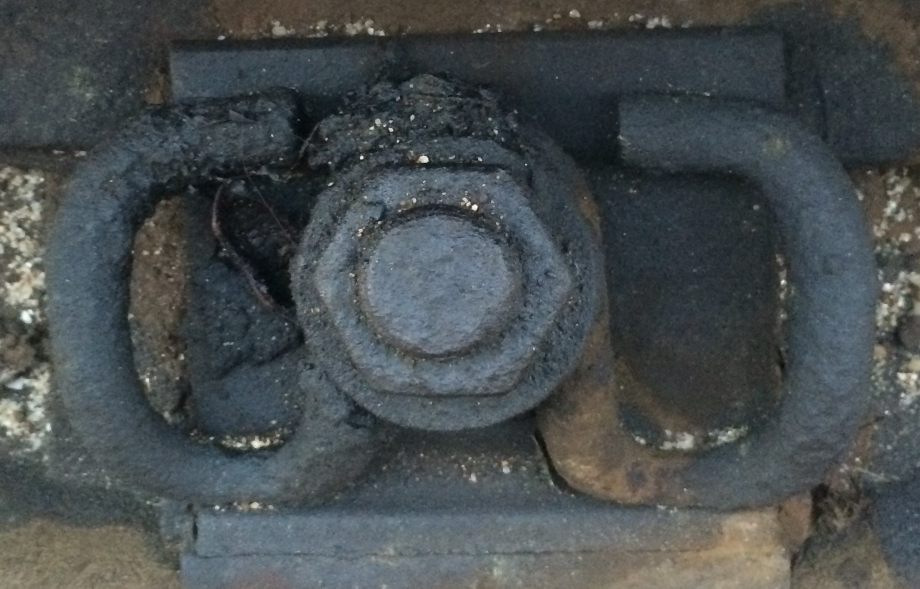
//> input picture 扣件中心提取/pic/kj.jpg, 1840 x 1177 px (shown at 1/2 size)
$ ./HoughCircle_v1   (built with g++ and OpenCV 4)
//> lines starting //> are read from the running program, lines starting //| are printed output that depends on the picture
### 扣件中心提取/Gabor.h
#pragma once
#include<opencv2/opencv.hpp>
using namespace cv;

class Gabor
{
public:
	Gabor();
	~Gabor();
	//void Gabor_kernel(Mat& src, Mat& dst, int size = 5, double theta = 0, double sigma_x = 1, double sigma_y = 3, double x = 0, double y = 0);
	void Gabor_kernel(Mat& src, Mat& dst, double theta = 0, double lamda1 = 3, double gama1 = 0.5, int size = 11, double phi1 = 0, double sigmaRatio = 0.56);
private:
	double x0 = 0;
	double y0 = 0;
	double theta = 0;
	double sigmax = 0.56*5;
	double sigmay =2*sigmax;
	int size = 11;
};

### 扣件中心提取/Gabor.cpp
#include "Gabor.h"
#include <iostream>


Gabor::Gabor()
{
}


Gabor::~Gabor()
{
}

// [82 lines of commented-out code are left out]

void Gabor::Gabor_kernel(Mat& src, Mat& dst, double theta, double lamda1, double gama1, int size, double phi1,  double sigmaRatio)
{
	double x1, y1;
	double lamda = lamda1;
	double phi = phi1;
	double gama = gama1;
	double sigma = sigmaRatio*lamda;
	Mat GaborReal(size, size, CV_32FC1);
	Mat GaborImag(size, size, CV_32FC1);
	double F = 0.2;
	double sumReal = 0;
	double sumImag = 0;

	for (int i = -size / 2; i <= size / 2; i++)
	{
		float * pReal = GaborReal.ptr<float>(i + size / 2);
		float* pImag = GaborImag.ptr<float>(i + size / 2);

		for (int j = -size / 2; j <= size / 2; j++)
		{
			x1 = i*cos(theta) + j*sin(theta);
			y1 = -i*sin(theta) + j*cos(theta);
			double real = exp(-(x1*x1 + gama*gama*y1*y1) / (2 * sigma*sigma))*cos(2 * 3.14159*x1 / lamda + phi);
			//double real = exp(-0.5*((x1*x1 / (sigmax*sigmax)) + (y1*y1 / (sigmay*sigmay)))) / (2 * 3.14159*sigmax*sigmax)*cos(2*3.14159*F*x1);
			double imag = exp(-(x1*x1 + gama*gama*y1*y1) / (2 * sigma*sigma))*sin(2 * 3.14159*x1 / lamda + phi);

			pReal[j + size / 2] = real;// sqrt(real*real + imag*imag);
			pImag[j + size / 2] = imag;// sqrt(real*real + imag*imag);
			sumReal += pReal[j + size / 2];
			sumImag += pImag[j + size / 2];

			//=====一组12个Gabor滤波器
			for (int k = 1; k < 3; k++)
			{
				double deltaA = 3.14159 / 3;
				x1 = i*cos(theta + k*deltaA) + j*sin(theta + k*deltaA);
				y1 = -i*sin(theta + k*deltaA) + j*cos(theta + k*deltaA);
				real = exp(-(x1*x1 + gama*gama*y1*y1) / (2 * sigma*sigma))*cos(2 * 3.14159*x1 / lamda + phi);
				//real = exp(-0.5*((x1*x1 / (sigmax*sigmax)) + (y1*y1 / (sigmay*sigmay)))) / (2 * 3.14159*sigmax*sigmax)*cos(2*3.14159*F*x1);
				imag = exp(-(x1*x1 + gama*gama*y1*y1) / (2 * sigma*sigma))*sin(2 * 3.14159*x1 / lamda + phi);
				//imag = exp(-(x1*x1 + gama*gama*y1*y1) / (2 * sigma*sigma))*cos(2 * 3.14159*x1 / lamda + phi + 3.14159/2);


				//pReal[j + size / 2] += real;// sqrt(real*real + imag*imag);
				//pImag[j + size / 2] += imag;// sqrt(real*real + imag*imag);
				sumReal += pReal[j + size / 2];
				sumImag += pImag[j + size / 2];
			}


		}
	}
	//GaborReal = GaborReal / sumReal;
	//GaborImag = GaborImag / sumImag;
	Mat dst1(src.size(), CV_32FC1);
	Mat dst2(src.size(), CV_32FC1);

	filter2D(src, dst1, dst2.depth(), GaborReal);
	//std::cout << dst1 << std::endl;
	//return;
	filter2D(src, dst2, dst2.depth(), GaborImag);
	//normalize(dst1, dst1, 0, 255, NORM_MINMAX);
	//dst1.convertTo(dst1, CV_8U);
	//normalize(dst2, dst2, 0, 1, NORM_MINMAX);

	imshow("gaborReal", dst1);
	imshow("gaborImag", dst2);

	for (int i = 0; i < dst2.rows; i++)
	{
		float* ptr = dst.ptr<float>(i);
		float* ptr1 = dst1.ptr<float>(i);
		float* ptr2 = dst2.ptr<float>(i);

		for (int j = 0; j < dst2.cols; j++)
		{
			ptr[j] = sqrt(ptr1[j] * ptr1[j] + ptr2[j] * ptr2[j]);
		}
	}

	//normalize(dst, dst, 0, 1, NORM_MINMAX);
	//std::cout << dst << std::endl;
	//GaussianBlur(src, dst, Size(5,5),3,3);
}

### 扣件中心提取/HoughCircle_v1.cpp
#include<opencv2/opencv.hpp>
#include<vector>
#include "Gabor.h"
using namespace cv;
using namespace std;
int main_v1()
{
	Mat src = imread("pic/kj.jpg");
//> src is the input picture: 1177 rows x 1840 cols, CV_8UC3; mean B, G, R 79.3, 77.8, 71.8
	pyrDown(src, src);
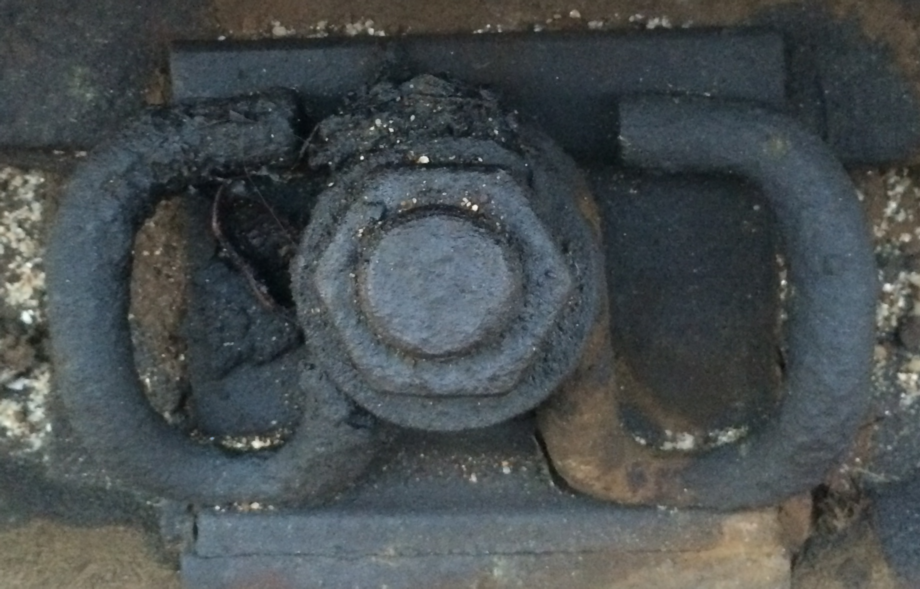
//> src: 589 rows x 920 cols, CV_8UC3; mean B, G, R 79.3, 77.8, 71.8
	pyrDown(src, src);
//> src: 295 rows x 460 cols, CV_8UC3
	imshow("src", src);
	Mat gray;
	cvtColor(src, gray, COLOR_BGR2GRAY);
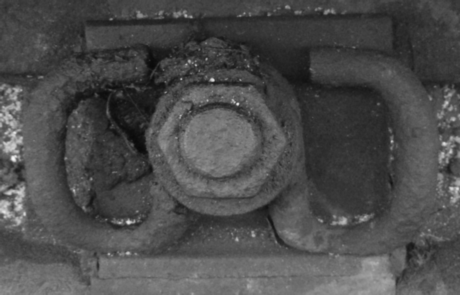
//> gray: 295 rows x 460 cols, CV_8UC1; min 9, max 247, mean 76.3
	//threshold(gray, gray, 100, 255, THRESH_BINARY_INV);
	GaussianBlur(gray, gray, Size(3, 3), 1);
	Mat gray0;
	gray.copyTo(gray0);
	//equalizeHist(gray, gray);

	//adaptiveThreshold(gray, gray, 255, ADAPTIVE_THRESH_MEAN_C, THRESH_BINARY_INV, 5, 5);
	Mat can;
	vector<vector<Point> > contours;
	//vector<vector<Vec4i> > hierarchy;
	//Canny(gray, can, 50, 100);
	//=========
	Gabor gabor_ker;
	gabor_ker.Gabor_kernel(gray, can, 5, 0);
//> in Gabor_kernel, `filter2D(src, dst1, dst2.depth(), GaborReal);`: dst1: 295 rows x 460 cols, CV_32FC1; every value is NaN or infinite

	imshow("can", can);
	Mat temp;
	temp = can.clone();
	findContours(temp,contours, RETR_CCOMP, CHAIN_APPROX_SIMPLE);
	Mat hiera(can.size(), can.type(),Scalar(0));
	drawContours(hiera, contours, -1, Scalar(255), 1);
	imshow("contours", hiera);
   	vector<vector<Point> > new_contours;
	//轮廓去噪，一句轮廓长度和拐点在轮廓中所占比例
	int longThresh = 50;
	double radio = 1.1;
	for (int i=0;i<contours.size();i++)
	{
		int counts = 1;

		if (contours[i].size() < longThresh)
			continue;
		cout << "contours.size: " << contours[i].size() << endl;
		for (int j=1;j<contours[i].size()-2;j++)
		{
			Point orient;
			Point prevorient;
			Point nextorient;
			orient.x = contours[i][j + 1].x - contours[i][j].x;
			orient.y = contours[i][j + 1].y - contours[i][j].y;
			prevorient.x = contours[i][j].x - contours[i][j - 1].x;
			prevorient.y = contours[i][j].y - contours[i][j - 1].y;
			nextorient.x = contours[i][j+2].x - contours[i][j+1].x;
			nextorient.y = contours[i][j+2].y - contours[i][j+1].y;
			if (((orient.x==prevorient.x && orient.y==prevorient.y)||
				(orient.x==prevorient.x && abs(orient.y-prevorient.y)==1)||
				(orient.y == prevorient.y && abs(orient.x - prevorient.x) == 1)) &&
				((orient.x == nextorient.x && orient.y == nextorient.y) ||
				(orient.x == nextorient.x && abs(orient.y - nextorient.y) == 1) ||
					(orient.y == nextorient.y && abs(orient.x - nextorient.x) == 1)))
			{
				continue;
			}
			counts++;//轮廓上拐点数
		}
		double AreaRadio = contourArea(contours[i])*1.0 / contours[i].size();
		cout << "AreaRadio:" << contourArea(contours[i])*1.0 / contours[i].size() << endl;
		cout << "radio: " << contours[i].size()*1.0 / counts << endl;
		if ((contours[i].size()*1.0 / counts) > radio && AreaRadio < 0.4)//轮廓总长度与拐点数的比值
		{
			new_contours.push_back(contours[i]);

		}
	}
	cout << "new_contours size: " << new_contours.size() << endl;
	Mat hiera1(can.size(), can.type(), Scalar(0));
	drawContours(hiera1, new_contours, -1, Scalar(255), 1);
	imshow("newcontours", hiera1);
	// waitKey(0);
	can = hiera1;

	// [25 lines of commented-out code are left out]
	vector<Vec3f> circles;
	HoughCircles(can, circles, HOUGH_GRADIENT, 2, 1, 100, 30, 70, 80);
	//cout << "cirlces[0]: " << circles[0] << endl;

	for (size_t i = 0; i < 1 && i<circles.size(); i++)
	{
		Point center(cvRound(circles[i][0]), cvRound(circles[i][1]));
		int radius = cvRound(circles[i][2]);
		// draw the circle center
		//circle(gray, center, 3, Scalar(255,255,255), -1, 8, 0);
		// draw the circle outline
		circle(gray, center, radius, Scalar(255,255,255), 1, 8, 0);
		//std::cout << "radius: " << radius << endl;
	}
	if (circles.size()<1)
	{
		cout << "unable to detect the big circle " << endl;
		return 0;
	}
	int bigCricleLfx = circles[0][0] - (int)circles[0][2];
	int bigCricleLfy = circles[0][1] - (int)circles[0][2];

	Mat can1(can, Rect(circles[0][0]-(int)circles[0][2], circles[0][1]-(int)circles[0][2],2* (int)circles[0][2],2*(int)circles[0][2]));
	vector<Vec3f> circles1;

	HoughCircles(can1, circles1, HOUGH_GRADIENT, 2, 1, 100, 20, 25, 65);
	//cout << "cirlces[1]: " << circles1[0] << endl;

	for (size_t i = 0; i < 1 &&i < circles1.size(); i++)
	{
		Point center(cvRound(circles1[i][0])+bigCricleLfx, cvRound(circles1[i][1])+bigCricleLfy);
		int radius = cvRound(circles1[i][2]);
		// draw the circle center
		circle(gray, center, 3, Scalar(255,255,255), -1, 8, 0);
		// draw the circle outline
		circle(gray, center, radius, Scalar(200,200,200), 1, 8, 0);
		std::cout << "radius: " << radius << endl;
	}

	imshow("HoughCircle", gray);
	//imshow("hough", hiera1);

	//进一步减小图像处理范围
	cvtColor(src, gray, COLOR_BGR2GRAY);

	Mat nut(gray, Rect(circles[0][0] - (int)(1.25*circles[0][2]) , circles[0][1] - (int)(1.25*circles[0][2]) , 2.5 * (int)circles[0][2] , 2.5 * (int)circles[0][2] ));
	//Mat nut;
	//nut=gray0.clone();
	Mat maskCircle(nut.size(), nut.type(), Scalar(0));
	circle(maskCircle, Point((int)maskCircle.rows/2,(int)maskCircle.cols/2), (int)circles[0][2], Scalar(1), -1);
	multiply(nut, maskCircle, nut);
	imshow("nut", nut);
	imshow("mask", maskCircle);
	//equalizeHist(nut, nut);
	Mat nutCan;
	Canny(nut, nutCan, 80, 150);
	imshow("nutCan", nutCan);
	imwrite("nut.jpg", nut);


	// [52 lines of commented-out code are left out]
	waitKey(0);
	return 1;
}


// [77 lines of commented-out code are left out]
//> (the run ends here: the program crashes, at `float* ptr2 = dst2.ptr<float>(i);`)

$ run again, with 扣件中心提取/pic/c9.jpg copied over 扣件中心提取/pic/kj.jpg
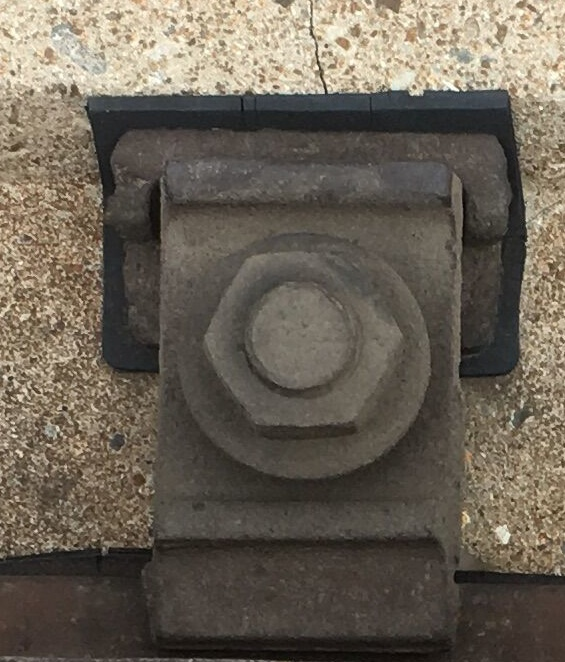
//> input picture 扣件中心提取/pic/c9.jpg, 565 x 662 px
//> in main_v1, src is the input picture: 662 rows x 565 cols, CV_8UC3; mean B, G, R 85.7, 97.9, 106.3
//> in main_v1, `pyrDown(src, src);`:
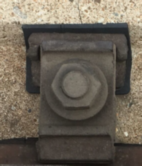
//> src: 166 rows x 142 cols, CV_8UC3; mean B, G, R 86, 98.3, 106.7
//> in main_v1, `cvtColor(src, gray, COLOR_BGR2GRAY);`:
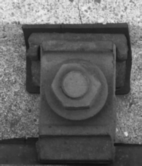
//> gray: 166 rows x 142 cols, CV_8UC1; min 16, max 242, mean 99.4
//> dst1: 166 rows x 142 cols, CV_32FC1; every value is NaN or infinite

$ run again, with 扣件中心提取/pic/01.jpg copied over 扣件中心提取/pic/kj.jpg
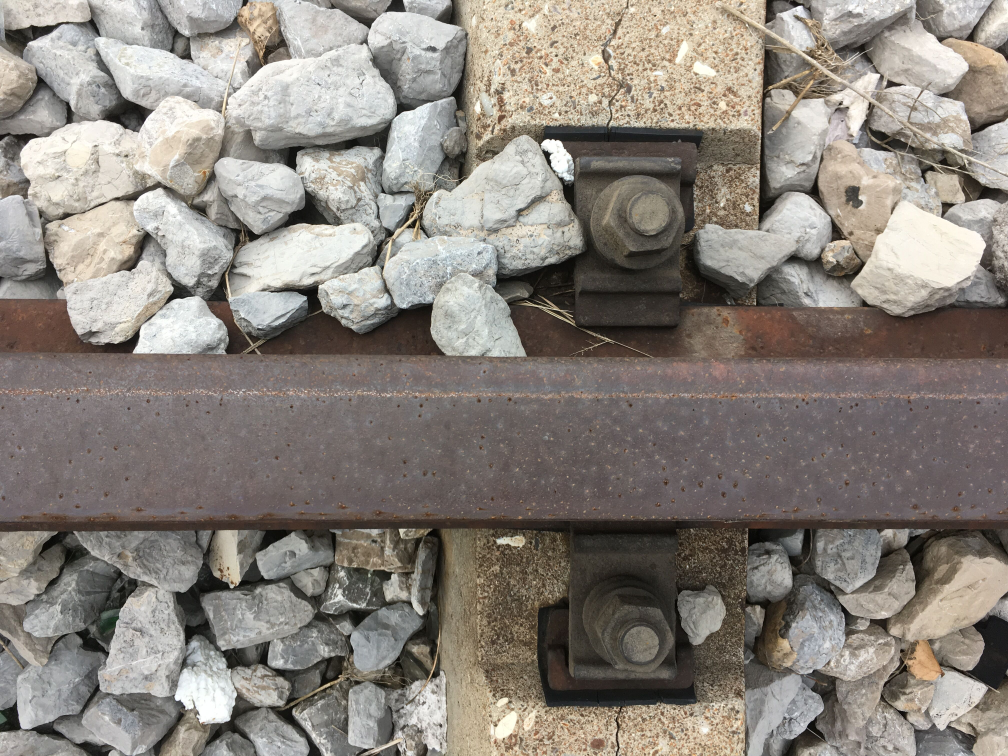
//> input picture 扣件中心提取/pic/01.jpg, 4032 x 3024 px (shown at 1/4 size)
//> in main_v1, src is the input picture: 3024 rows x 4032 cols, CV_8UC3; mean B, G, R 123.6, 130.8, 137.6
//> in main_v1, `pyrDown(src, src);`:
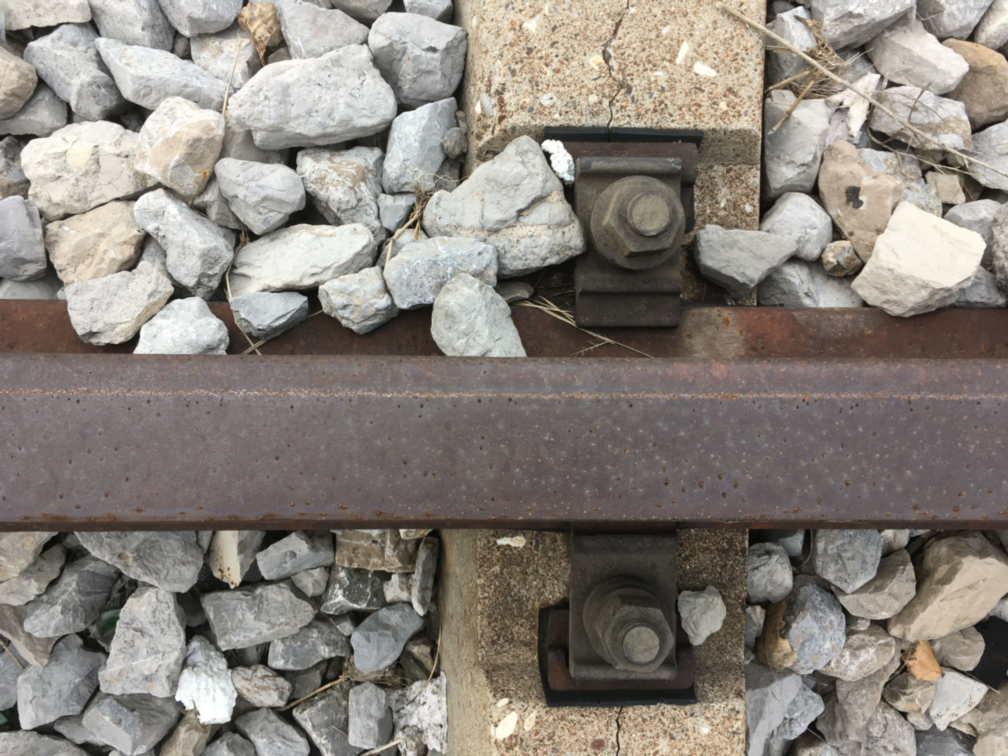
//> src: 756 rows x 1008 cols, CV_8UC3; mean B, G, R 123.6, 130.9, 137.6
//> in main_v1, `cvtColor(src, gray, COLOR_BGR2GRAY);`:
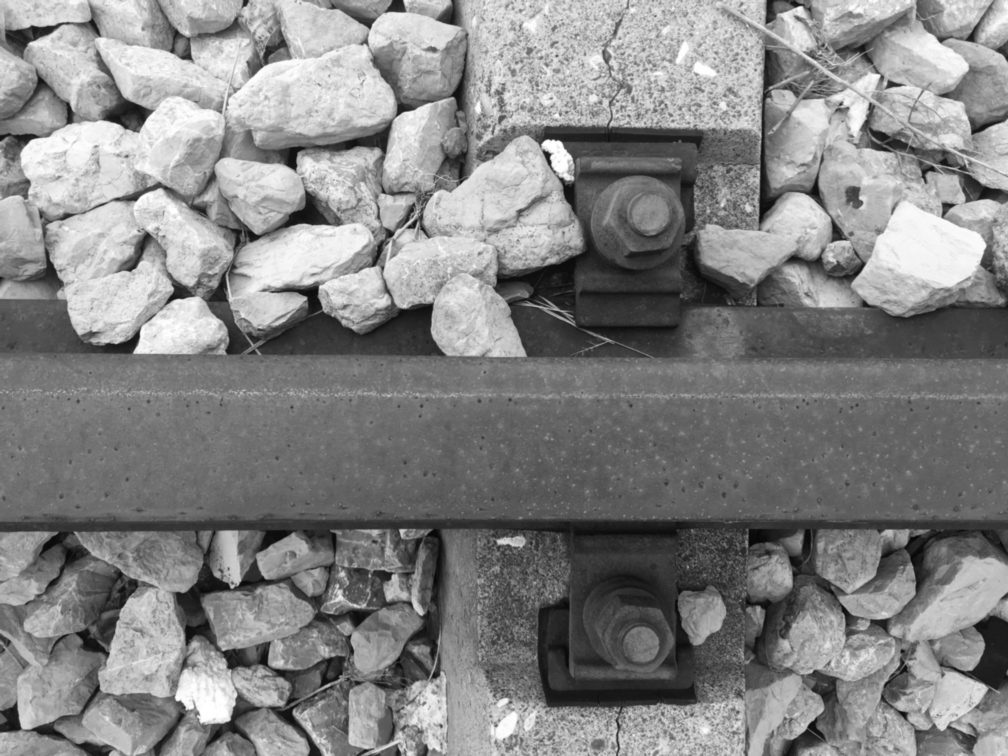
//> gray: 756 rows x 1008 cols, CV_8UC1; min 7, max 255, mean 132.1
//> dst1: 756 rows x 1008 cols, CV_32FC1; every value is NaN or infinite

$ run again, with 扣件中心提取/pic/02.jpg copied over 扣件中心提取/pic/kj.jpg
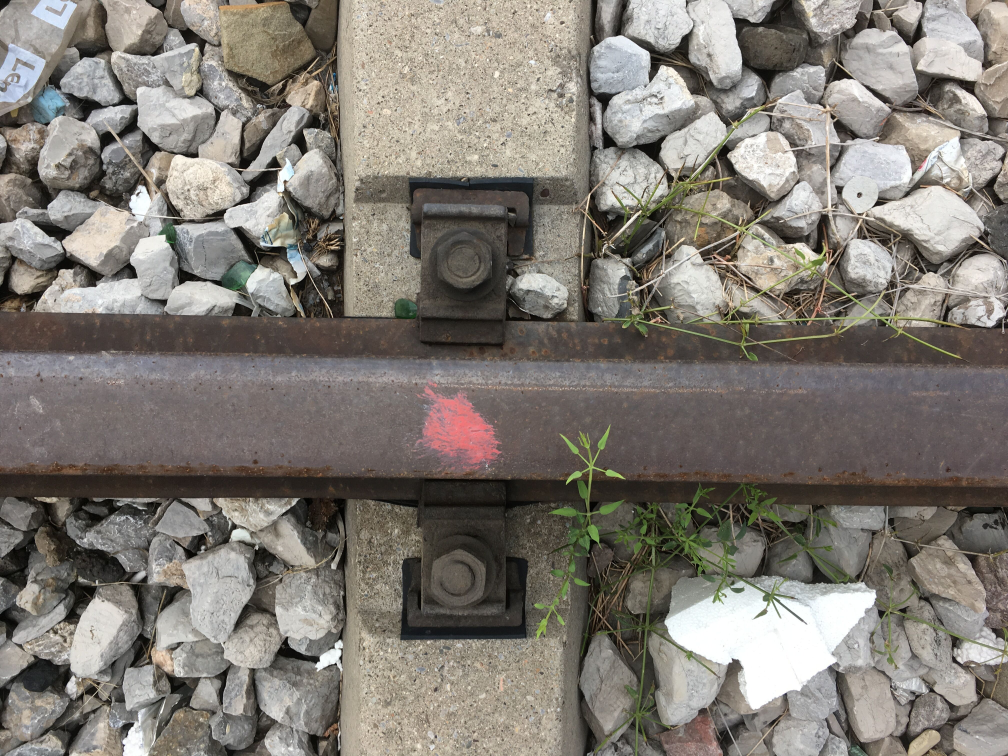
//> input picture 扣件中心提取/pic/02.jpg, 4032 x 3024 px (shown at 1/4 size)
//> in main_v1, src is the input picture: 3024 rows x 4032 cols, CV_8UC3; mean B, G, R 115.9, 123.1, 128.5
//> in main_v1, `pyrDown(src, src);`:
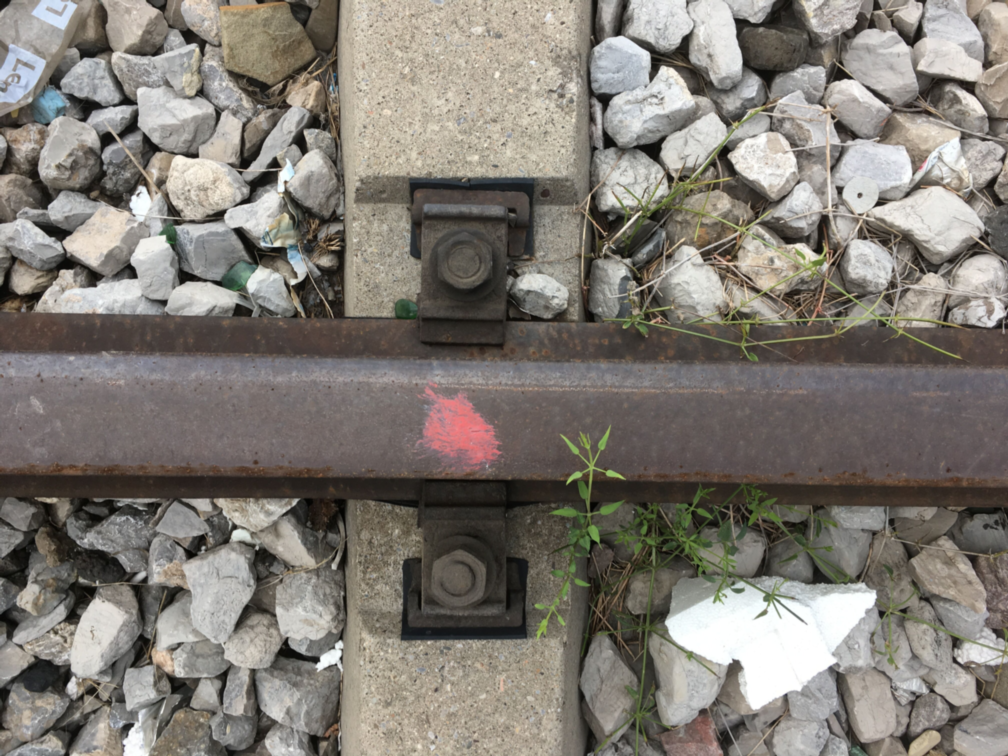
//> src: 756 rows x 1008 cols, CV_8UC3; mean B, G, R 115.9, 123.2, 128.5
//> in main_v1, `cvtColor(src, gray, COLOR_BGR2GRAY);`:
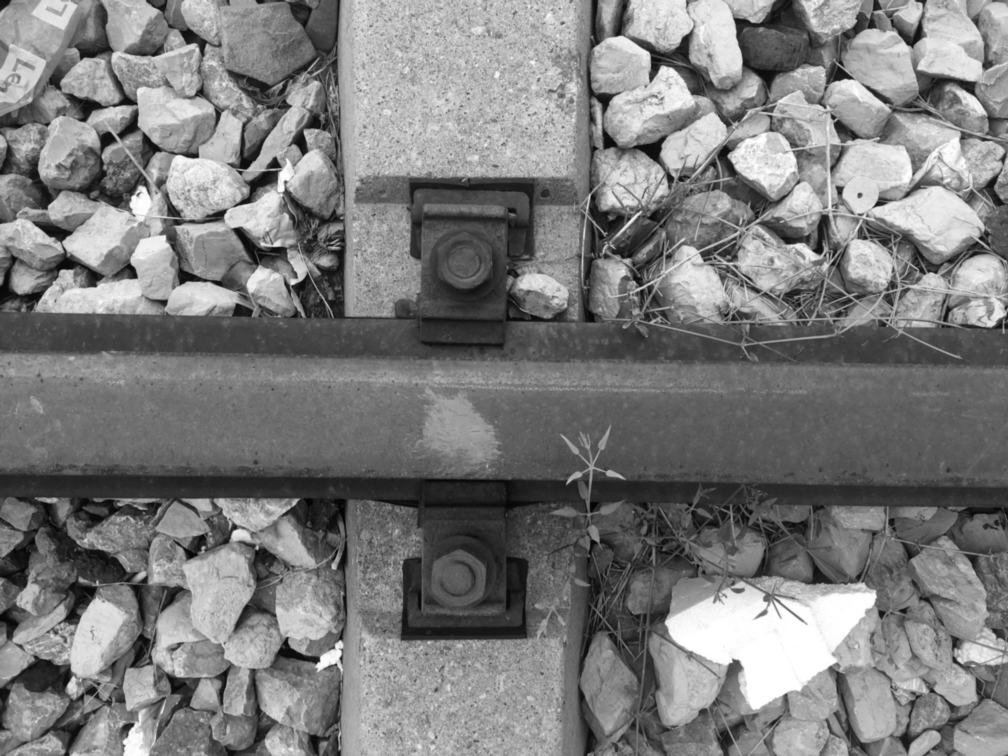
//> gray: 756 rows x 1008 cols, CV_8UC1; min 2, max 255, mean 123.9
//> dst1: 756 rows x 1008 cols, CV_32FC1; every value is NaN or infinite
